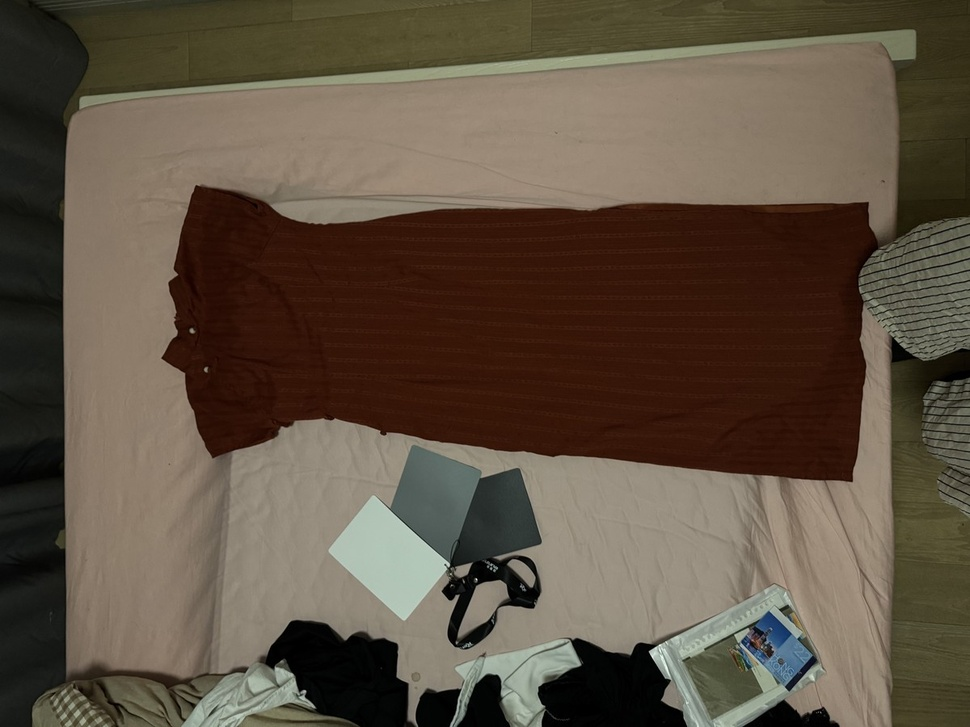
#> input picture backend/tests/fixtures/reference_strip_1200.jpg, 970 x 727 px, shrunk from 1200 x 900 before the run
$ python -i color_calibration.py   (imports and definitions only)
#> lines starting #> are read from the running program, lines starting #| are printed output that depends on the picture; after the words box and inside, x2 and y2 are one past the last pixel; in counts of white or black regions, pixels touching at a corner belong together
"""校色（spec §1.2 / fixes #1-#7）：参考物检出与白平衡数学。

纯函数、无 I/O、不读词表。检出用 scikit-image/scipy —— **不引入 OpenCV**。

检出（Task R19 / Ruling 19）不看绝对亮度带，看**白-灰-黑三卡成条**的结构先验：
相对 L 排序 + 显著间隔是曝光不变量，背景不可能同时满足「三块扁平矩形 +
单调 L 阶梯」。绝对 L 只在兜底（单卡）时用来定 kind。
"""
from __future__ import annotations

import math
from typing import NamedTuple

import numpy as np
from PIL import Image

# ---- 平坦掩码（Task R19，拿 test.jpg 校准；勿散落魔数）--------------------
# 局部 L 标准差窗口随图幅缩放：0.72% 长边 ≈ test.jpg 5712px 上的 41px。
FLAT_WINDOW_FRAC = 0.0072
FLAT_WINDOW_MIN = 7
FLAT_WINDOW_MAX = 55
# 平坦阈值：test.jpg 三卡局部 L-std ≈ 0.010–0.014，床单/衣物 ≥ 0.013–0.020
FLAT_STD_MAX = 0.014

# ---- 候选过滤 ------------------------------------------------------------
# 面积在整图 0.05%–30%（下限拒噪声斑块，上限拒背景/整面墙）
MIN_AREA_RATIO = 0.0005
MAX_AREA_RATIO = 0.30
# 旧安全钉保留：噪声斑块不得当参考（最短边）
MIN_REGION_SIDE = 40
# 长宽比不极端：0.25–4（倒数同界，长短边之比 ≤ 4）
ASPECT_MAX = 4.0
# 矩形度：凸包最小外接矩形填充率 > 0.6 —— 旋转不变，容得下约 45° 倾斜。
# （轴对齐 bbox 填充率对 45° 方块恰好 0.5，与「容得下倾斜」自相矛盾，故用最小外接矩形。）
MINRECT_FILL_MIN = 0.6

# ---- 找条（Ruling 19）----------------------------------------------------
# 贴边：bbox 间距 < 图对角线 2%（重叠算 0）
STRIP_GAP_FRAC = 0.02
# 尺寸相近：面积比在 0.5–2
STRIP_AREA_RATIO_LO = 0.5
STRIP_AREA_RATIO_HI = 2.0
# 相邻 L 间隔 > 8% 的整图 L 极差（p98-p2，稳健极差）
L_GAP_FRAC = 0.08
# 复杂度上限（自检 #6）：只取面积最大的若干个中性候选找条。实拍 test.jpg 全部
# 候选只有 18 个；杂乱背景（瓷砖/格子布）可到数百，C(n,3) 会把检出拖到分钟级。
# 超限时卡若不在前列，退回单卡兜底——宁可少一次三联，不可卡住线程。
STRIP_MAX_CANDIDATES = 30

# ---- 兜底（spec §1.2：灰卡优先、白纸 fallback、都不像 → None 不猜）--------
GRAY_L_RANGE = (0.25, 0.65)  # 中亮度带 → 灰卡
SINGLE_WHITE_L = 0.65  # 单块 ≥ 该亮度 → 白纸基准

# ---- 中性闸门（Ruling 24，拿 test.jpg 校准）-------------------------------
# 参考卡（白/灰/黑）是中性反射体，均值色度贴 0（test.jpg 实测 10.5/5.7/3.6）；
# 饱和彩块是 40–115（红 82 / 蓝 44 / 品红 115）。阈值**优先相对**——对照全图
# 色度分位，躲开整体色偏（同一张灰卡暖光下色度能到 47、冷光 11）——再夹进绝对
# 下限/上限：下限挡「整图极中性」误杀淡色偏的卡，上限挡「整图都艳」把彩块放进来。
# test.jpg 实测：全图色度中位数 12.57 → 1.6×=20.1，白卡 10.5 过、床单块 15–17 贴边。
NEUTRAL_CHROMA_FLOOR = 16.0
NEUTRAL_CHROMA_REL = 1.6  # × 全图色度中位数
NEUTRAL_CHROMA_ABS_MAX = 80.0  # 饱和彩块永远进不来；色偏下的卡（≤60）仍放行

Box = tuple[int, int, int, int]


class ReferenceDetection(NamedTuple):
    """`detect_reference` 的结果：主参考 (kind, box) + 三联时的各卡框。

    kind/box 语义与旧契约一致（box 含右下）；cards 只在三联检出时给全，
    否则 None —— 不为单卡编造另两框。
    """

    kind: str  # "gray" | "white" —— 白平衡基准类型
    box: Box  # 主参考框，含右下
    cards: dict[str, Box] | None  # {"white": box, "gray": box, "black": box}


class _Candidate(NamedTuple):
    box: Box
    area: int
    mean_L: float
    std_L: float
    mean_chroma: float


def _neutral_chroma_max(chroma: np.ndarray) -> float:
    """中性闸门阈值：相对全图色度中位数，夹在绝对下限/上限之间。"""
    p50 = float(np.percentile(chroma, 50))
    return min(NEUTRAL_CHROMA_ABS_MAX, max(NEUTRAL_CHROMA_FLOOR, NEUTRAL_CHROMA_REL * p50))


def _local_std(lightness: np.ndarray, w: int) -> np.ndarray:
    """局部 L 标准差（均匀窗）。色度是坏筛子，平坦度才是卡的特征。"""
    from scipy.ndimage import uniform_filter

    mean = uniform_filter(lightness, w)
    mean_sq = uniform_filter(lightness * lightness, w)
    return np.sqrt(np.maximum(mean_sq - mean * mean, 0.0))


def _minrect_fill(points: np.ndarray, area: int) -> float:
    """凸包最小外接矩形填充率（旋转不变的矩形度）。

    skimage 的 orientation 惯性张量对方块退化（各向同性）不可用；
    对凸包顶点做旋转卡壳取最小面积外接矩形。
    """
    from scipy.spatial import ConvexHull

    if len(points) < 3:
        return 0.0
    hull = ConvexHull(points)
    hp = points[hull.vertices].astype(np.float64)
    best = math.inf
    for i in range(len(hp)):
        edge = hp[(i + 1) % len(hp)] - hp[i]
        length = float(np.hypot(edge[0], edge[1]))
        if length == 0.0:
            continue
        u = edge / length
        v = np.array([-u[1], u[0]])
        pu = hp @ u
        pv = hp @ v
        rect = float(pu.max() - pu.min()) * float(pv.max() - pv.min())
        if rect > 0.0:
            best = min(best, rect)
    if not math.isfinite(best):
        return 0.0
    return float(min(1.0, area / best))


def _candidates(lightness: np.ndarray, chroma: np.ndarray) -> list[_Candidate]:
    """平坦连通域 → 过滤后的候选（含右下 box、区域均值亮度/色度）。"""
    from skimage.measure import label, regionprops

    height, width = lightness.shape
    w = int(round(FLAT_WINDOW_FRAC * max(height, width))) | 1  # 奇数窗
    w = max(FLAT_WINDOW_MIN, min(FLAT_WINDOW_MAX, w))

    flat = _local_std(lightness, w) < FLAT_STD_MAX
    if not flat.any():
        return []

    min_area = max(int(height * width * MIN_AREA_RATIO), 1)
    max_area = int(height * width * MAX_AREA_RATIO)
    out: list[_Candidate] = []
    for region in regionprops(label(flat)):
        top, left, bottom, right = region.bbox  # skimage 右下开区间
        side_h, side_w = bottom - top, right - left
        area = int(region.area)
        if area < min_area or area > max_area:
            continue
        if min(side_h, side_w) < MIN_REGION_SIDE:
            continue
        if max(side_h, side_w) > ASPECT_MAX * max(1, min(side_h, side_w)):
            continue

        mask = region.image
        patch = lightness[top:bottom, left:right][mask]
        patch_chroma = chroma[top:bottom, left:right][mask]
        # 边界像素（凸包与实心区域同）—— 大区域免得拿百万点算凸包
        padded = np.pad(mask, 1)
        inner = (
            padded[:-2, 1:-1]
            & padded[2:, 1:-1]
            & padded[1:-1, :-2]
            & padded[1:-1, 2:]
        )
        bys, bxs = np.where(mask & ~inner)
        points = np.column_stack([bxs + left, bys + top])
        if _minrect_fill(points, area) <= MINRECT_FILL_MIN:
            continue

        out.append(
            _Candidate(
                box=(left, top, right - 1, bottom - 1),  # 转含右下
                area=area,
                mean_L=float(patch.mean()),
                std_L=float(patch.std()),
                mean_chroma=float(patch_chroma.mean()),
            )
        )
    return out


def _find_strip(
    cands: list[_Candidate], lightness: np.ndarray, diag: float, chroma_max: float
) -> ReferenceDetection | None:
    """找白-灰-黑三联条：贴边 + 尺寸相近 + 主轴上 L 单调阶梯。按邻接表只枚举「中点 + 两个邻居」，不做全三元组。

    主轴由三块质心 PCA 自求（照片可任意旋转）；中间那块 = 灰卡。
    三块按定义都是中性反射体，各自都得过中性闸门（Ruling 24）。
    """
    cands = [c for c in cands if c.mean_chroma <= chroma_max]
    cands = sorted(cands, key=lambda c: c.area, reverse=True)[:STRIP_MAX_CANDIDATES]
    gap_max = STRIP_GAP_FRAC * diag
    span = float(np.percentile(lightness, 98) - np.percentile(lightness, 2))
    gap_min = L_GAP_FRAC * max(span, 1e-6)

    def adjacent(a: _Candidate, b: _Candidate) -> bool:
        dx = max(a.box[0] - b.box[2], b.box[0] - a.box[2], 0)
        dy = max(a.box[1] - b.box[3], b.box[1] - a.box[3], 0)
        return math.hypot(dx, dy) < gap_max

    def similar(a: _Candidate, b: _Candidate) -> bool:
        ratio = a.area / b.area
        return STRIP_AREA_RATIO_LO <= ratio <= STRIP_AREA_RATIO_HI

    def centroid(c: _Candidate) -> np.ndarray:
        l, t, r, b = c.box
        return np.array([(l + r) / 2.0, (t + b) / 2.0])

    n = len(cands)
    # 邻接表：贴边且尺寸相近（中间那块与两端各自满足的关系）
    linked = [
        [j for j in range(n) if j != i and adjacent(cands[i], cands[j]) and similar(cands[i], cands[j])]
        for i in range(n)
    ]

    best: tuple[int, ReferenceDetection] | None = None
    for m in range(n):
        nbrs = linked[m]
        for x in range(len(nbrs)):
            for y in range(x + 1, len(nbrs)):
                triple = (cands[nbrs[x]], cands[m], cands[nbrs[y]])
                # 主轴 = 质心第一主成分（不假定水平）
                pts = np.stack([centroid(c) for c in triple])
                centered = pts - pts.mean(axis=0)
                _, _, vt = np.linalg.svd(centered, full_matrices=False)
                order = np.argsort(centered @ vt[0])
                first, mid, last = (triple[order[0]], triple[order[1]], triple[order[2]])
                # 每个三联只在其主轴中点处计一次；中点不是 m 的组合由别的 m 负责
                if mid is not cands[m]:
                    continue
                l_first, l_mid, l_last = first.mean_L, mid.mean_L, last.mean_L
                if not (l_first > l_mid > l_last or l_first < l_mid < l_last):
                    continue
                if abs(l_first - l_mid) <= gap_min or abs(l_mid - l_last) <= gap_min:
                    continue
                # L 高的那端是白卡，低的那端是黑卡
                bright, dark = (first, last) if l_first > l_last else (last, first)
                total = first.area + mid.area + last.area
                found = ReferenceDetection(
                    kind="gray",
                    box=mid.box,
                    cards={"white": bright.box, "gray": mid.box, "black": dark.box},
                )
                if best is None or total > best[0]:
                    best = (total, found)
    return best[1] if best is not None else None


# [16 lines left out: function _fallback, not called in this run]


def detect_reference(image: Image.Image) -> ReferenceDetection | None:
    """找参考物区域（spec §1.2：灰卡优先、白纸 fallback、都没有 → None）。

    三联条（白-灰-黑相邻成条）优先：命中即以中间的灰卡为主参考，三框一起回给 UI。
    不成条时按亮度兜底到单卡。返回的 box 是**含右下**的像素框；PIL 的
    `Image.crop` 右/下是开区间，喂它时要 `(l, t, r + 1, b + 1)`。
    """
    from skimage.color import rgb2lab

    # rgb2lab 只对 uint8 自动除以 255；float 输入必须自己归一到 [0,1]。
    lab = rgb2lab(np.asarray(image.convert("RGB"), dtype=np.float64) / 255.0)
    lightness = lab[..., 0] / 100.0  # 现有约定：L 归一到 0..1
    chroma = np.hypot(lab[..., 1], lab[..., 2])

    cands = _candidates(lightness, chroma)
    chroma_max = _neutral_chroma_max(chroma)
    strip = _find_strip(
        cands, lightness, diag=float(np.hypot(*lightness.shape[::-1])), chroma_max=chroma_max
    )
    return strip if strip is not None else _fallback(cands, chroma_max)


# 增益有界（fixes #7）：参考区极暗时 target/mean 趋于无穷，极亮时趋于 0。
# 界外的增益会把整图冲成纯白或压成纯黑。
GAIN_MIN = 0.25
GAIN_MAX = 4.0


# [14 lines left out: function white_balance_gain, not called in this run]


def apply_gains(image: Image.Image, gains: np.ndarray) -> Image.Image:
    arr = np.asarray(image, dtype=np.float64) * np.asarray(gains, dtype=np.float64)
    return Image.fromarray(np.clip(arr, 0, 255).astype(np.uint8))


# [15 lines left out: function calibrate, not called in this run]

>>> from PIL import Image
>>> picture = Image.open('../../tests/fixtures/reference_strip_1200.jpg')
#> picture is the input picture: PIL image 970x727 RGB; mean R, G, B 94, 81.3, 66.2
>>> result = detect_reference(picture)
#> in detect_reference, `lab = rgb2lab(np.asarray(image.convert("RGB"), dtype=np.float64) / 255..`: lab: shape (727, 970, 3) float64; mean of channels 0, 1, 2 34.6, 3.4, 10.8
#> in detect_reference, `lightness = lab[..., 0] / 100.0`:
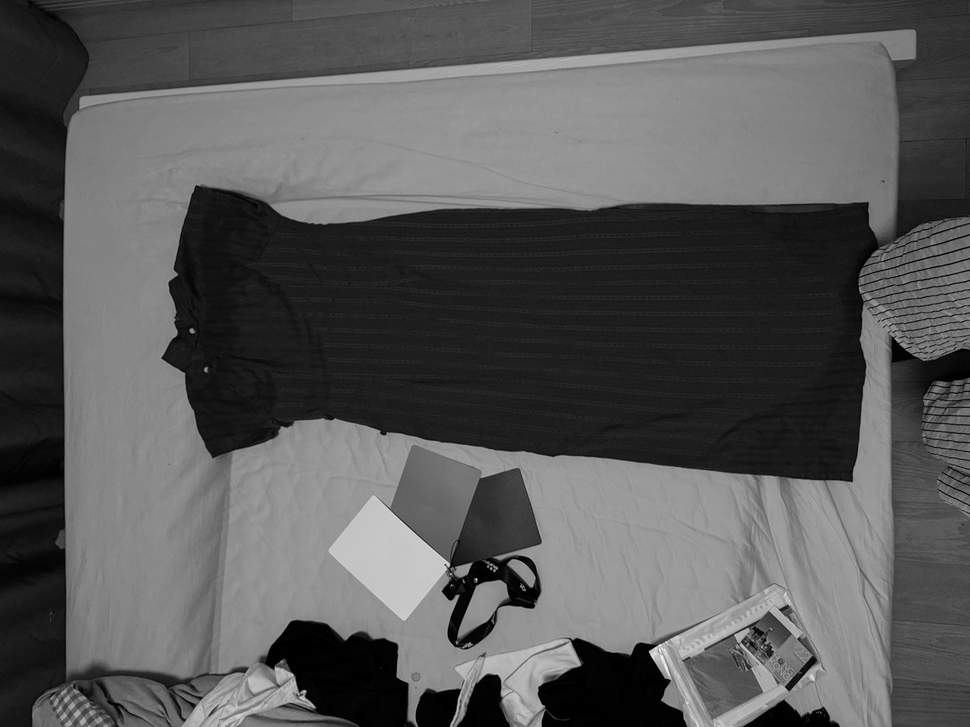
#> lightness: shape (727, 970) float64; min 0, max 0.991, mean 0.346
#> in detect_reference, `chroma = np.hypot(lab[..., 1], lab[..., 2])`:
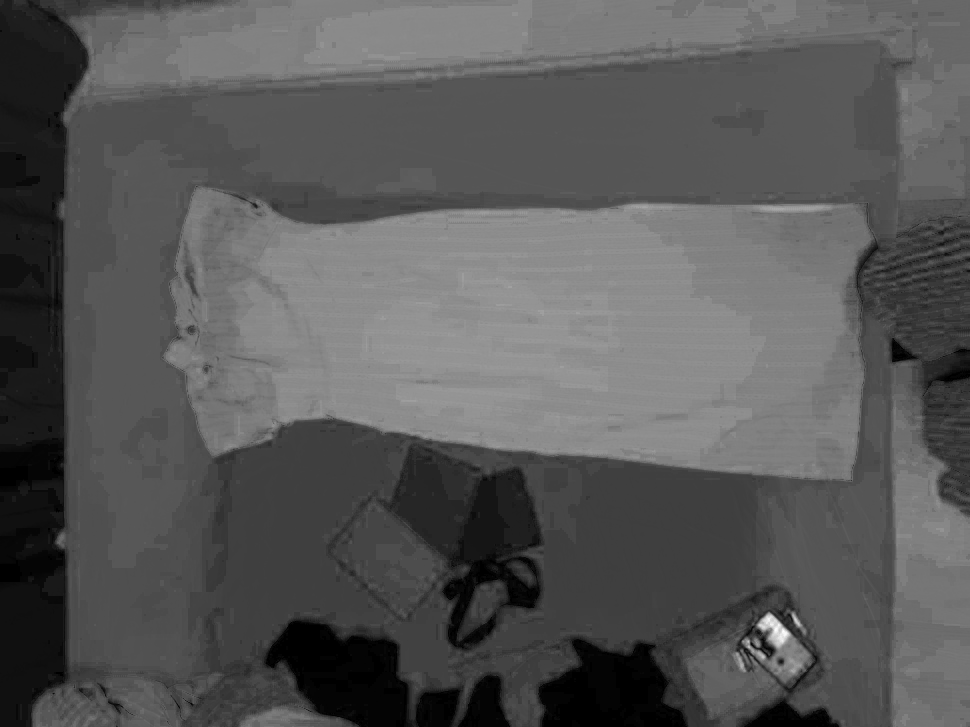
#> chroma: shape (727, 970) float64; min 0, max 37.11, mean 12.8; drawn with min black and max white
#> in _local_std, `mean = uniform_filter(lightness, w)`:
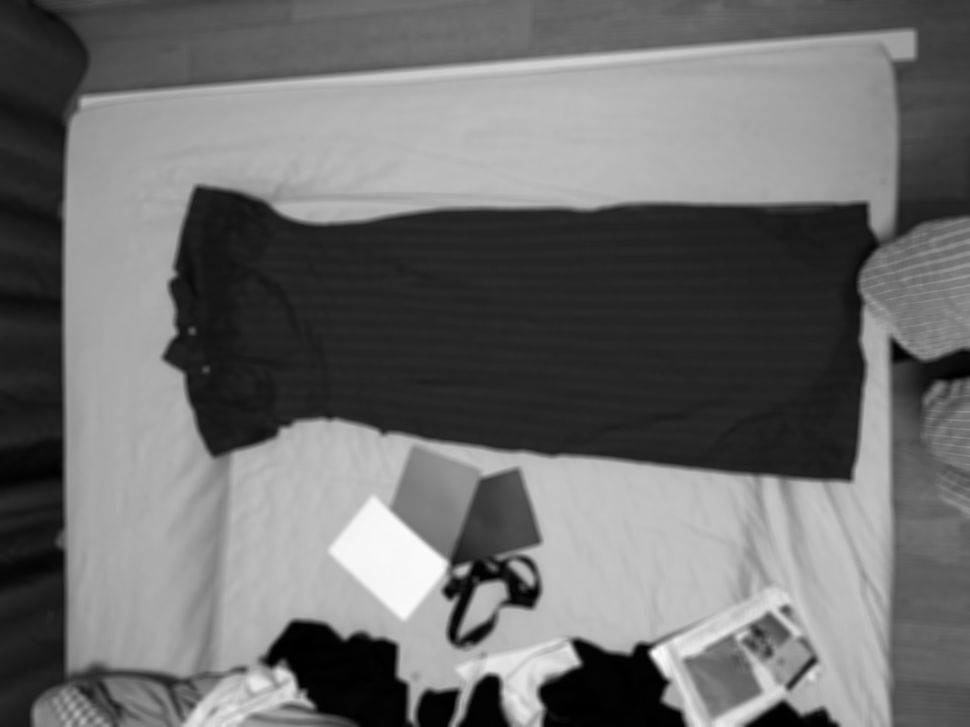
#> mean: shape (727, 970) float64; min -7.75e-16, max 0.801, mean 0.346; drawn with min black and max white
#> in _local_std, `mean_sq = uniform_filter(lightness * lightness, w)`:
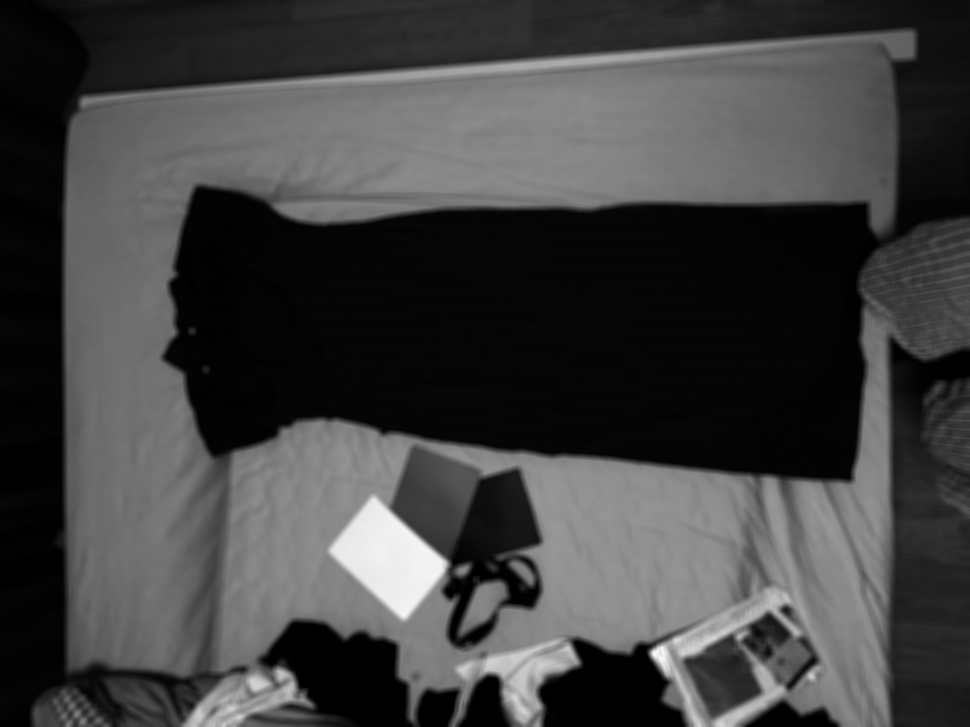
#> mean_sq: shape (727, 970) float64; min -5.6e-16, max 0.644, mean 0.166; drawn with min black and max white
#> in _local_std, `return np.sqrt(np.maximum(mean_sq - mean * mean, 0.0))`:
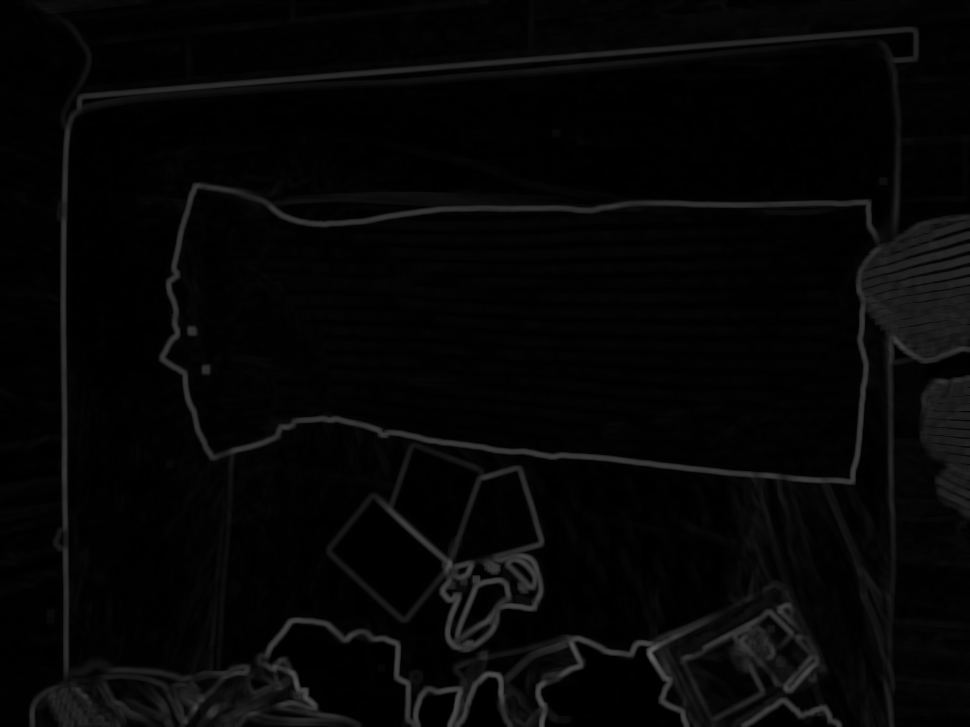
#> returned value: shape (727, 970) float64; min 0, max 0.386, mean 0.0244
#> in _candidates, `flat = _local_std(lightness, w) < FLAT_STD_MAX`:
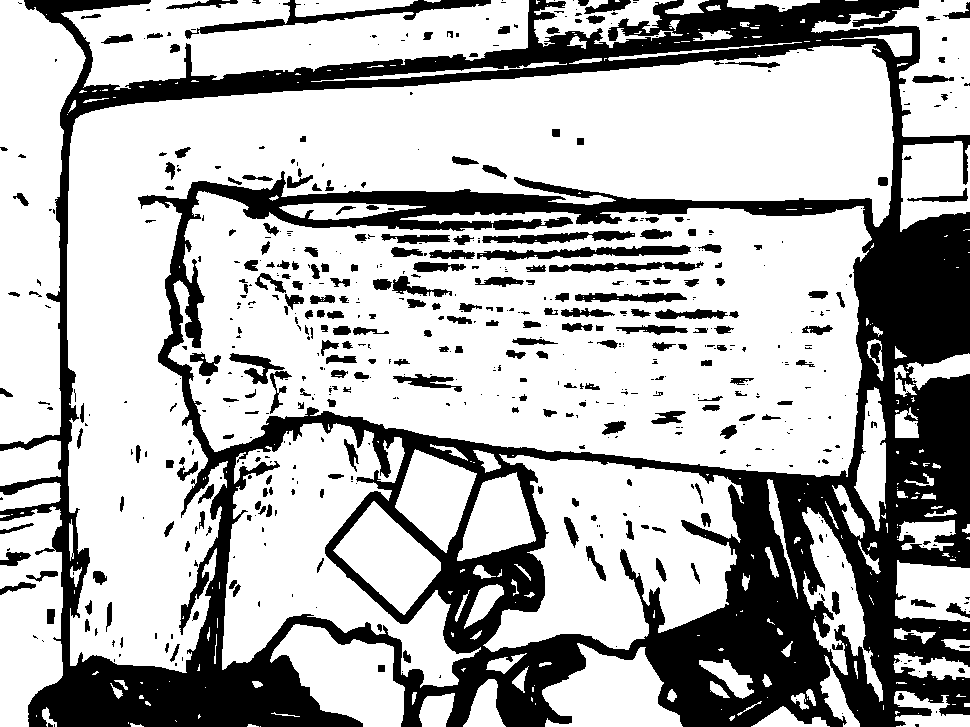
#> flat: shape (727, 970) bool; 69.7% white; 603 black regions (357 under 20 px), largest, box (x1, y1, x2, y2) and area: (0, 0, 970, 727) 182497, (185, 0, 491, 39) 2243, (477, 245, 691, 260) 1588
#> the loop in _candidates, `for region in regionprops(label(flat)):` made 311 passes
#> (top, left, bottom, right, side_h, side_w, area) on passes 1, 2, 4: (0, 0, 444, 86, 444, 86, 26707), (0, 61, 90, 529, 90, 468, 25042), (0, 295, 17, 418, 17, 123, 1353)
#> after the loop in _candidates, `for region in regionprops(label(flat)):`:
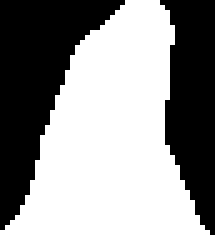
#> mask: shape (48, 43) bool (shown 5 times larger); 57.4% white; 2 black regions, box (x1, y1, x2, y2) and area: (0, 0, 25, 46) 512, (32, 0, 43, 47) 367
#> after the loop in _candidates, `for region in regionprops(label(flat)):`: out = 14 items
#> in _neutral_chroma_max, `p50 = float(np.percentile(chroma, 50))`: p50 = 12.55
#> in detect_reference, `chroma_max = _neutral_chroma_max(chroma)`: chroma_max = 20.08
#> in _find_strip, `cands = [c for c in cands if c.mean_chroma <= chroma_max]`: cands = 14 items
#> in _find_strip, `span = float(np.percentile(lightness, 98) - np.percentile(lightness, 2))`: span = 0.67
#> in _find_strip, `gap_min = L_GAP_FRAC * max(span, 1e-6)`: gap_min = 0.0536
#> in _find_strip, `n = len(cands)`: n = 14
#> in _find_strip, `linked = [ [j for j in range(n) if j != i and adjacent(cands[i], cands..`: linked = [[], [], [], [5], [], [3, 6, 8], [5, 8], [], [5, 6], [], [], [], [], []]
#> the loop in _find_strip, `for m in range(n):` made 14 passes
